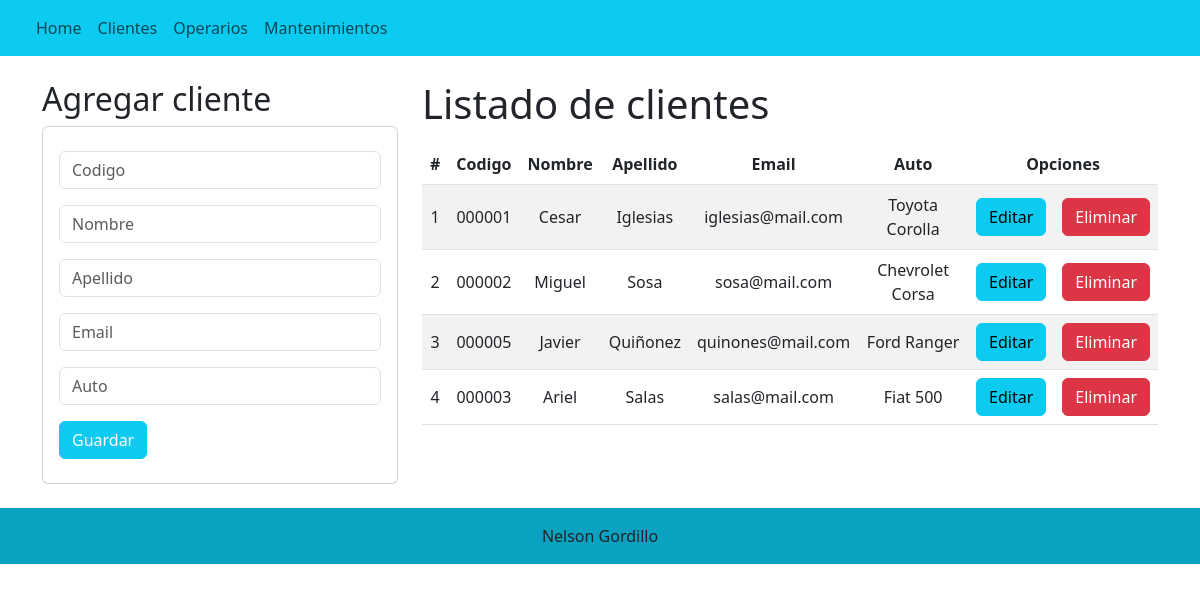
The page /cliente/ on the database its author committed.
### Mantenimiento/models.py (models this page shows, shortened)
class Cliente(models.Model):
    codigo=models.CharField(primary_key=True,max_length=6)
    nombre=models.CharField(max_length=40)
    apellido=models.CharField(max_length=40)
    email=models.EmailField()
    auto=models.CharField(max_length=40)

### Mantenimiento/views.py (the view)
# urls.py: path('cliente/', views.cliente, name='cliente'),
def cliente(request):
    clienteslistados = Cliente.objects.all()
    return render(request,"clientes.html",{"clientes":clienteslistados})

### Mantenimiento/templates/clientes.html (shortened to what this page needs)
{% extends "./plantilla.html" %}
{% block body %}
<div class="row">
    <div class="col-sm-12 col-md-6 col-lg-4 col-xl-4">
        <h2>Agregar cliente</h2>
        <div class="card">
            <div class="card-body">
                <form action="/registrarcliente/" method="POST">{% csrf_token %}
                    <div class="form-group py-2">
                        <input type="text" id="txtCodigo" name="txtCodigo" class="form-control" placeholder="Codigo" minlength="6" maxlength="6"required>
                    </div>
                    <div class="form-group py-2">
                        <input type="text" id="txtNombre" name="txtNombre" class="form-control" placeholder="Nombre" maxlength="40"required>
                    </div>
                    <div class="form-group py-2">
                        <input type="text" id="txtApellido" name="txtApellido" class="form-control" placeholder="Apellido" maxlength="40"required>
                    </div>
                    <div class="form-group py-2">
                        <input type="text" id="txtEmail" name="txtEmail" class="form-control" placeholder="Email" required>
                    </div>
                    <div class="form-group py-2">
                        <input type="text" id="txtAuto" name="txtAuto" class="form-control" placeholder="Auto" maxlength="40"required>
                    </div>
                    <div class="form-group py-2">
                        <button type="submit" class="btn btn-info btn-block text-white">Guardar</button>
                    </div>
                </form>
            </div>
        </div>
    </div>
    <div class="col-sm-12 col-md-6 col-lg-8 col-xl-8">
        <h1>Listado de clientes</h1>
        <div class="table-responsive py-2">
            <table class="table table-striped">
                <thead>
                    <tr>
                        <th>#</th>
                        <th>Codigo</th>
                        <th>Nombre</th>
                        <th>Apellido</th>
                        <th>Email</th>
                        <th>Auto</th>
                        <th colspan="2">Opciones</th>
                    </tr>
                </thead>
                <tbody>
                    {% for c in clientes %}
                    <tr>
                        <td>{{forloop.counter}}</td>
                        <td>{{c.codigo}}</td>
                        <td>{{c.nombre}}</td>
                        <td>{{c.apellido}}</td>
                        <td>{{c.email}}</td>
                        <td>{{c.auto}}</td>
                        <td><a href="edicioncliente/{{c.codigo}}" class="btn btn-info">Editar</a></td>
                        <td><a href="eliminarcliente/{{c.codigo}}" class="btn btn-danger">Eliminar</a></td>
                    </tr>
                    {% endfor %}
                </tbody>
            </table>
        </div>
    </div>
</div>
{% endblock %}

### Mantenimiento/static/edicioncliente.css (style rules this page uses)
th, td { text-align:center; vertical-align: middle; }

### rows shown on the page
Cliente: codigo "000001", nombre "Cesar", apellido "Iglesias", email "iglesias@mail.com", auto "Toyota Corolla"
Cliente: codigo "000002", nombre "Miguel", apellido "Sosa", email "sosa@mail.com", auto "Chevrolet Corsa"
Cliente: codigo "000005", nombre "Javier", apellido "Quiñonez", email "quinones@mail.com", auto "Ford Ranger"
Cliente: codigo "000003", nombre "Ariel", apellido "Salas", email "salas@mail.com", auto "Fiat 500"
